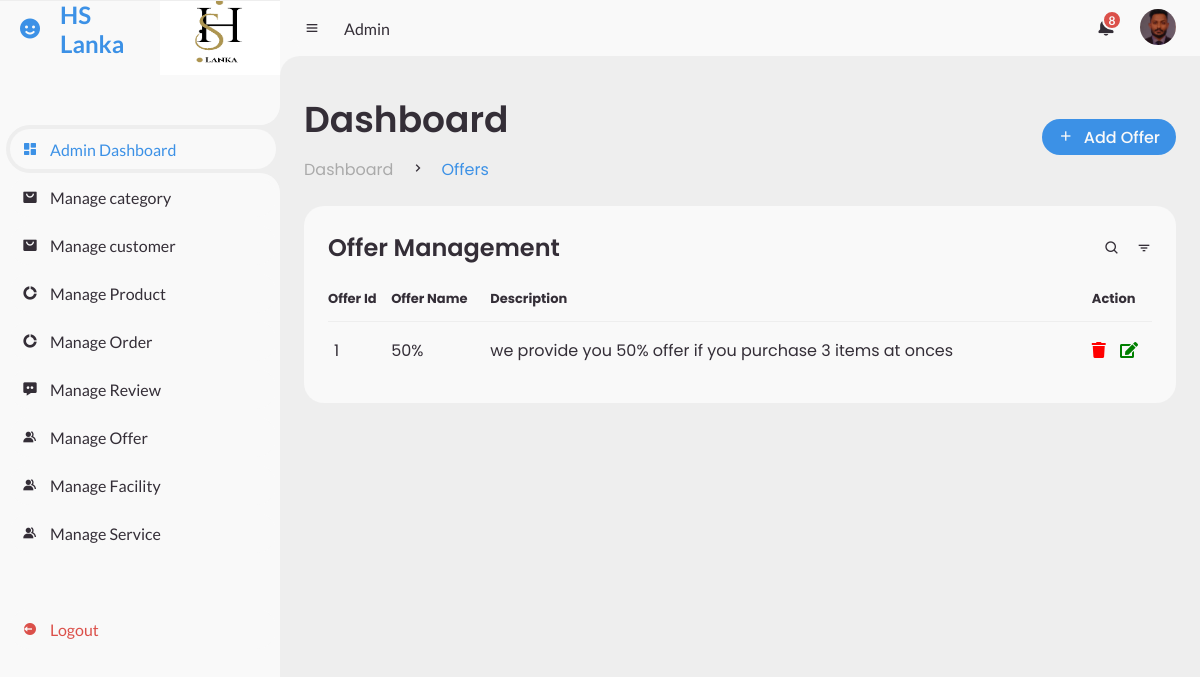
Page /index_offer.php on the committed database.
### tables this page shows
CREATE TABLE `offers` (
  `offer_id` int(11) NOT NULL,
  `offer_name` varchar(255) NOT NULL,
  `description` text NOT NULL,
  `created_at` timestamp NOT NULL DEFAULT current_timestamp()
);

### index_offer.php (the view, shortened to what this page needs)
<?php
include "./admin_side.php";
$database = new connection();
try {
    $conn = $database->getConnection();
    $select_sql = "SELECT * FROM offers";
    $stmt = $conn->query($select_sql);
    $offers = $stmt->fetchAll(PDO::FETCH_ASSOC);
} catch (PDOException $e) {
    echo 'Error: ' . $e->getMessage();
}
?>
<section id="content">
    <?php include "./admin_nav.php"; ?>
    <main>
        <div class="head-title">
            <div class="left">
                <h1>Dashboard</h1>
                <ul class="breadcrumb">
                    <li><a href="#">Dashboard</a></li>
                    <li><i class='bx bx-chevron-right'></i></li>
                    <li><a class="active" href="#">Offers</a></li>
                </ul>
            </div>
            <a href="./add_offer.php" class="btn-download">
                <li><i class='bx bx-plus'></i></li>
                <span class="text">Add Offer</span>
            </a>
        </div>
        <div class="table-data">
            <div class="order">
                <div class="head">
                    <h3>Offer Management</h3>
                    <i class='bx bx-search'></i>
                    <i class='bx bx-filter'></i>
                </div>
                <table>
                    <thead>
                        <tr>
                            <th>Offer Id</th>
                            <th>Offer Name</th>
                            <th>Description</th>
                            <th>Action</th>
                        </tr>
                    </thead>
                    <tbody>
                        <?php if (!empty($offers)) : ?>
                            <?php foreach ($offers as $offer) : ?>
                                <tr>
                                    <td><?php echo $offer['offer_id']; ?></td>
                                    <td><?php echo $offer['offer_name']; ?></td>
                                    <td><?php echo $offer['description']; ?></td>
                                    <td>
                                        <form method="POST" action="./delete_offer_process.php" onsubmit="return confirm('Are you sure you want to delete this offer?');" style="display:inline-block;">
                                            <button type="submit" name="delete_offer" style="border:none; background:none; cursor:pointer;">
                                                <i class="fas fa-trash" style="color:red; font-size:16px;"></i>
                                            </button>
                                        </form>
                                        <a href="edit_offer.php?id=<?php echo $offer['offer_id']; ?>" style="text-decoration:none; margin-left:10px;">
                                            <button style="border:none; background:none; cursor:pointer;">
                                                <i class="fas fa-edit" style="color:green; font-size:16px;"></i>
                                            </button>
                                        </a>
                                    </td>
                                </tr>
                            <?php endforeach; ?>
                        <?php else : ?>
                            <tr>
                                <td colspan="4">No offers found.</td>
                            </tr>
                        <?php endif; ?>
                    </tbody>
                </table>
            </div>
        </div>
    </main>
</section>
</body>
</html>

### css/adminStyles.css (style rules this page uses)
* { margin: 0; padding: 0; box-sizing: border-box; }
a { text-decoration: none; }
li { list-style: none; }
:root { --poppins: 'Poppins', sans-serif; --lato: 'Lato', sans-serif; --light: #F9F9F9; --blue: #3C91E6; --light-blue: #CFE8FF; --grey: #eee; --dark-grey: #AAAAAA; --dark: #342E37; --red: #DB504A; --yellow: #FFCE26; --light-yellow: #FFF2C6; --orange: #FD7238; --light-orange: #FFE0D3; }
html { overflow-x: hidden; }
body { background: var(--grey); overflow-x: hidden; }
#content { position: relative; width: calc(100% - 280px); left: 280px; transition: .3s ease; }
#content main { width: 100%; padding: 36px 24px; font-family: var(--poppins); max-height: calc(100vh - 56px); overflow-y: auto; }
#content main .head-title { display: flex; align-items: center; justify-content: space-between; grid-gap: 16px; flex-wrap: wrap; }
#content main .head-title .left h1 { font-size: 36px; font-weight: 600; margin-bottom: 10px; color: var(--dark); }
#content main .head-title .left .breadcrumb { display: flex; align-items: center; grid-gap: 16px; }
#content main .head-title .left .breadcrumb li { color: var(--dark); }
#content main .head-title .left .breadcrumb li a { color: var(--dark-grey); pointer-events: none; }
#content main .head-title .left .breadcrumb li a.active { color: var(--blue); pointer-events: unset; }
#content main .head-title .btn-download { height: 36px; padding: 0 16px; border-radius: 36px; background: var(--blue); color: var(--light); display: flex; justify-content: center; align-items: center; grid-gap: 10px; font-weight: 500; }
#content main .table-data { display: flex; flex-wrap: wrap; grid-gap: 24px; margin-top: 24px; width: 100%; color: var(--dark); }
#content main .table-data > div { border-radius: 20px; background: var(--light); padding: 24px; overflow-x: auto; }
#content main .table-data .head { display: flex; align-items: center; grid-gap: 16px; margin-bottom: 24px; }
#content main .table-data .head h3 { margin-right: auto; font-size: 24px; font-weight: 600; }
#content main .table-data .head .bx { cursor: pointer; }
#content main .table-data .order { flex-grow: 1; flex-basis: 500px; }
#content main .table-data .order table { width: 100%; border-collapse: collapse; }
#content main .table-data .order table th { padding-bottom: 12px; font-size: 13px; text-align: left; border-bottom: 1px solid var(--grey); }
#content main .table-data .order table td { padding: 16px 0; }
#content main .table-data .order table tr td:first-child { display: flex; align-items: center; grid-gap: 12px; padding-left: 6px; }

### rows in the picture
offers: offer_id "1", offer_name "50%", description "we provide you 50% offer if you purchase 3 items at onces"
